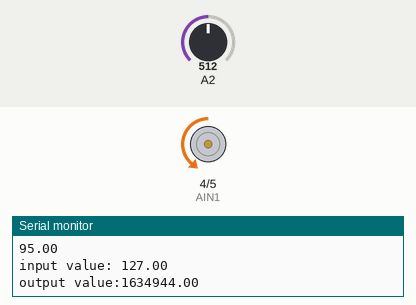
This sketch was run on a simulated Arduino Uno, built with avr-gcc and run on an emulated ATmega328P. On the bench: motor-driver pin pairs drawn as motors (green arrow = first pin HIGH = forward, orange = second pin HIGH = backward, longer = more drive), the last lines printed to the serial monitor. The inputs (shaded band) are chosen by the test bench; at power-on: A2 = 512.

Above: at 1.2 s.
1.3 s: A2 set to 306
At 1.47 s:
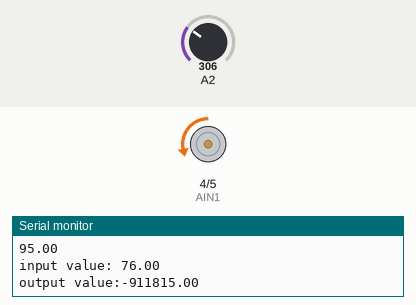
4.3 s: A2 set to 0
At 4.55 s:
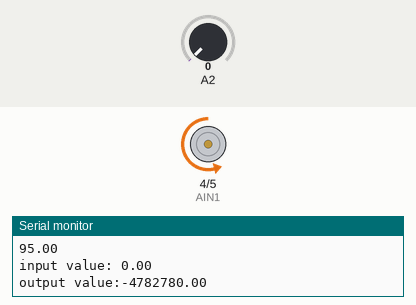
Timing chart, 0 to 13.3 s (numbered marks = the images above; inputs shaded):
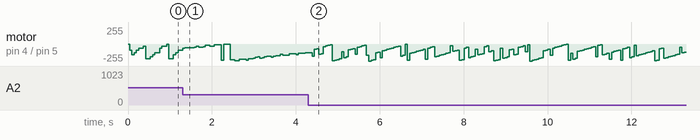

The sketch:

proj10_PID_HeaterController.ino
```cpp
#define AIN1 4
#define AIN2 5
double input, output, error, lastE;
double setpoint = 95;
double Kp = 50000;
double Ki = 1;
double Kd = 1;
int limMax = 255;
int limMin = 0;
double currentT, previousT;
double differE, integrateE, elapsedT;

void setup() {
  Serial.begin(9600);
  pinMode(AIN1,OUTPUT);
  pinMode(AIN2,OUTPUT);
  pinMode(A2, INPUT);
}

void loop() {
  Serial.println(setpoint);

  currentT = millis();
//  Serial.print("currentT : "); Serial.println(currentT);
  elapsedT = currentT - previousT;
//  Serial.print("previousT : "); Serial.println(previousT);
  elapsedT = (elapsedT); // 1000;//Second in unit
//  Serial.print("Correct T : "); Serial.println(elapsedT);
  input = map(analogRead(A2), 0, 1024, 0, 255);
  Serial.print("input value: "); Serial.println(input);

  error = -(setpoint - input);
//  Serial.print("error: "); Serial.println(error);

  integrateE += error * elapsedT;
//  Serial.print("integrate error: "); Serial.print(integrateE);

  differE = error - lastE;
  differE = differE / elapsedT;
//  Serial.print("differential error: "); Serial.println(differE);

  output = Kp * error + Ki * integrateE + Kd * differE;

  /*if (output < limMin) {
    output = limMin;
    }

  else if (output > limMax) {
    output = limMax;
    }*/
    Serial.print("output value:"); Serial.println(output);

    previousT = currentT;
    lastE = error;

    analogWrite(AIN2, output);//voltage supply to the heater
    delay(10);
}
```
